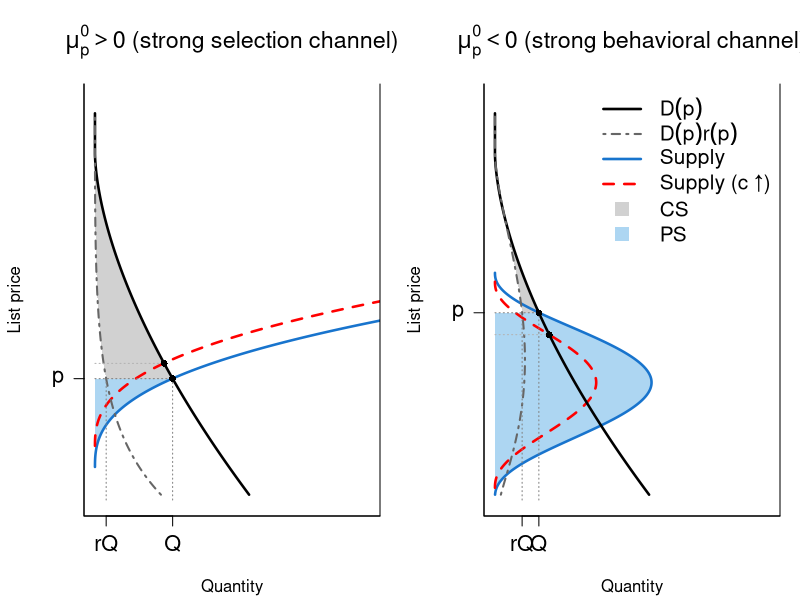

The R source for this figure:
## CS/PS figure: mu_p^0 > 0 vs mu_p^0 < 0 (with a production-cost shift).
## Left: supply slopes up. Right: supply is hump-shaped because mu_p^0
## changes sign, and the equilibrium is on the downward branch, so a cost
## increase lowers p. Shaded regions are absolute CS and PS at baseline p.

script_arg <- grep("^--file=", commandArgs(trailingOnly = FALSE), value = TRUE)
script_path <- normalizePath(sub("^--file=", "", script_arg), winslash = "/")
output_dir <- file.path(dirname(dirname(script_path)), "output")
dir.create(output_dir, recursive = TRUE, showWarnings = FALSE)

## ---- Parameters --------------------------------------------------------
handling_cost <- 0.25
a_supply <- 0.4
b_supply <- 2.5

## ---- Curves ------------------------------------------------------------
demand_quantity <- function(price) {
  1.5 * pmax(1 - price / 1.3, 0)^1.65
}

## Return rates: decreasing for mu_p^0 > 0 (selection dominates), increasing
## for mu_p^0 < 0 (behavioral dominates). Both give a visibly curved D(p)r(p).
return_rate_pos <- function(price) 0.45 * exp(-2.5 * price)
return_rate_neg <- function(price) 0.03 + 0.9 * price^1.2

effective_margin <- function(price, return_rate) {
  r <- return_rate(price)
  (1 - r) * price - r * handling_cost
}

quantity_supplied <- function(
  price,
  return_rate,
  cost = 0,
  supply_a = a_supply
) {
  gap <- effective_margin(
    price,
    return_rate
  ) -
    cost
  (
    pmax(gap, 0) /
      supply_a
  )^b_supply
}

## PS fill, distinct from the light-gray CS region.
ps_fill <- rgb(0.68, 0.84, 0.95)

crossing_price <- function(
  price_grid,
  supply_fn,
  decreasing = FALSE
) {
  excess <- demand_quantity(price_grid) -
    supply_fn(price_grid)
  sign_change <- which(
    excess[-1] *
      excess[-length(excess)] <=
      0
  )
  if (length(sign_change) < 1) {
    return(NA_real_)
  }
  if (!decreasing) {
    return(price_grid[sign_change[1]])
  }
  quantity <- supply_fn(price_grid)
  supply_diff <- diff(quantity)
  falling <- sign_change[supply_diff[sign_change] < 0]
  if (length(falling) < 1) {
    return(NA_real_)
  }
  price_grid[falling[length(falling)]]
}

## ---- Drawing ----------------------------------------------------------
draw_panel <- function(
  panel_title,
  return_rate,
  cost_shift = 0.08,
  decreasing = FALSE,
  label = "",
  supply_a = a_supply
) {
  price_grid <- seq(0.02, 1.45, length.out = 1500)

  supply_fn <- function(p) {
    quantity_supplied(
      p,
      return_rate,
      supply_a = supply_a
    )
  }
  supply_new <- function(p) {
    quantity_supplied(
      p,
      return_rate,
      cost = cost_shift,
      supply_a = supply_a
    )
  }

  price_eq <- crossing_price(
    price_grid,
    supply_fn,
    decreasing = decreasing
  )
  price_new <- crossing_price(
    price_grid,
    supply_new,
    decreasing = decreasing
  )
  cat("  ", label, " equilibrium: p* =", round(price_eq, 3),
      " Q* =", round(demand_quantity(price_eq), 3), "\n")
  cat("  ", label, " after-cost equilibrium: p* =", round(price_new, 3),
      " Q* =", round(demand_quantity(price_new), 3), "\n")

  quantity_demand    <- demand_quantity(price_grid)
  quantity_returned   <- quantity_demand * return_rate(price_grid)
  quantity_supply     <- supply_fn(price_grid)
  quantity_supply_new <- supply_new(price_grid)

  q_max <- 2.6
  plot(x = NA, xlim = c(0, q_max), ylim = c(0, 1.5), xlab = "", ylab = "", bty = "l",
       xaxt = "n", yaxt = "n")

  q_eq  <- demand_quantity(price_eq)
  q_new <- demand_quantity(price_new)
  rQ_eq <- quantity_returned[which.min(abs(price_grid - price_eq))]

  ## Absolute CS: area between D(p) and D(p)r(p) ABOVE the baseline price p*.
  above <- price_grid >= price_eq
  polygon(
    x = c(quantity_demand[above], rev(quantity_returned[above])),
    y = c(price_grid[above], rev(price_grid[above])),
    col = gray(0.82), border = NA
  )

  ## PS: left of baseline supply and below p, between zero and p.
  ps_idx <- which(
    quantity_supply > 0 &
      price_grid <= price_eq
  )
  polygon(
    x = c(quantity_supply[ps_idx], 0),
    y = c(price_grid[ps_idx], price_eq),
    col = ps_fill,
    border = NA
  )

  ## Supply curves (blue solid, red dashed after cost), where Q > 0.
  pos <- quantity_supply > 0
  pos_new <- quantity_supply_new > 0
  lines(x = quantity_supply[pos], y = price_grid[pos], lwd = 2.5, col = "dodgerblue3")
  lines(x = quantity_supply_new[pos_new], y = price_grid[pos_new], lwd = 2.5, lty = 2, col = "red")

  lines(x = quantity_demand, y = price_grid, lwd = 2.5)
  lines(x = quantity_returned, y = price_grid, lwd = 2, lty = 4, col = gray(0.4))

  ## Equilibrium points and price lines.
  segments(x0 = 0, x1 = q_eq,  y0 = price_eq,  y1 = price_eq,  lty = 3, col = gray(0.5))
  segments(x0 = 0, x1 = q_new, y0 = price_new, y1 = price_new, lty = 3, col = gray(0.7))
  segments(x0 = q_eq,  x1 = q_eq,  y0 = 0, y1 = price_eq, lty = 3, col = gray(0.5))
  segments(x0 = rQ_eq, x1 = rQ_eq, y0 = 0, y1 = price_eq, lty = 3, col = gray(0.5))
  points(x = c(q_eq, q_new), y = c(price_eq, price_new), pch = 16, cex = 0.9)

  ## Axis labels: only Q, rQ (x) and p (y) at the baseline equilibrium.
  axis(1, at = c(rQ_eq, q_eq), labels = c(expression(r * Q), expression(Q)), cex.axis = 1.3)
  axis(2, at = price_eq, labels = expression(p), las = 1, cex.axis = 1.3)

  title(main = panel_title, cex.main = 1.4)
  title(xlab = "Quantity", ylab = "List price")
  box(bty = "u")
}

draw_legend <- function() {
  legend(
    x = "topright",
    legend = c(
      expression(D(p)),
      expression(D(p) * r(p)),
      "Supply",
      "Supply (c \U2191)",
      "CS",
      "PS"
    ),
    lty = c(1, 4, 1, 2, NA, NA),
    lwd = c(2.5, 2, 2.5, 2.5, NA, NA),
    pch = c(NA, NA, NA, NA, 15, 15),
    pt.cex = c(NA, NA, NA, NA, 1.8, 1.8),
    col = c("black", gray(0.4), "dodgerblue3", "red", gray(0.82), ps_fill),
    bty = "n", cex = 1.25
  )
}

mu_p_diagnostic <- function(return_rate, label) {
  pg <- seq(0.04, 1.45, length.out = 200)
  r_vals <- return_rate(pg)
  r_prime <- c(diff(r_vals) / diff(pg), tail(diff(r_vals) / diff(pg), 1))
  mu_p <- 1 - r_vals - (pg + handling_cost) * r_prime
  cat(label, "mu_p^0 range on [0.04, 1.45]:", range(mu_p), "\n")
}

save_figure <- function() {
  layout(mat = matrix(c(1, 2), nrow = 1), widths = c(1, 1))
  par(mar = c(4.2, 4.2, 4.2, 1), family = "sans", las = 1)

  mu_p_diagnostic(return_rate_pos, "mu_p^0 > 0 panel:")
  draw_panel(
    cost_shift = 0.08,
    label = "mu_p>0",
    panel_title = expression(mu[p]^0 > 0 ~ "(strong selection channel)"),
    return_rate = return_rate_pos
  )

  mu_p_diagnostic(return_rate_neg, "mu_p^0 < 0 panel:")
  draw_panel(
    cost_shift = 0.03,
    decreasing = TRUE,
    label = "mu_p<0",
    panel_title = expression(mu[p]^0 < 0 ~ "(strong behavioral channel)"),
    return_rate = return_rate_neg,
    supply_a = 0.16
  )
  draw_legend()
}

png(file = file.path(output_dir, "cs_ps_mu_sign.png"), width = 10.5, height = 5, units = "in", res = 180)
save_figure()
dev.off()
